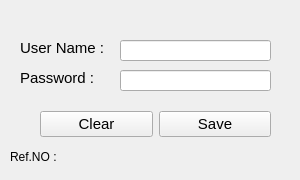
<?xml version="1.0" encoding="UTF-8"?>
<ui version="4.0">
 <class>New_Account</class>
 <widget class="QWidget" name="New_Account">
  <property name="geometry">
   <rect>
    <x>0</x>
    <y>0</y>
    <width>300</width>
    <height>180</height>
   </rect>
  </property>
  <property name="windowTitle">
   <string>Form</string>
  </property>
  <widget class="QLineEdit" name="lineEdit">
   <property name="geometry">
    <rect>
     <x>120</x>
     <y>40</y>
     <width>151</width>
     <height>21</height>
    </rect>
   </property>
   <property name="font">
    <font>
     <pointsize>11</pointsize>
    </font>
   </property>
  </widget>
  <widget class="QLineEdit" name="lineEdit_2">
   <property name="geometry">
    <rect>
     <x>120</x>
     <y>70</y>
     <width>151</width>
     <height>21</height>
    </rect>
   </property>
   <property name="font">
    <font>
     <pointsize>11</pointsize>
    </font>
   </property>
  </widget>
  <widget class="QLabel" name="label">
   <property name="geometry">
    <rect>
     <x>20</x>
     <y>40</y>
     <width>91</width>
     <height>16</height>
    </rect>
   </property>
   <property name="font">
    <font>
     <pointsize>11</pointsize>
    </font>
   </property>
   <property name="text">
    <string>User Name :</string>
   </property>
  </widget>
  <widget class="QLabel" name="label_2">
   <property name="geometry">
    <rect>
     <x>20</x>
     <y>70</y>
     <width>81</width>
     <height>16</height>
    </rect>
   </property>
   <property name="font">
    <font>
     <pointsize>11</pointsize>
    </font>
   </property>
   <property name="text">
    <string>Password :</string>
   </property>
  </widget>
  <widget class="QLabel" name="label_3">
   <property name="geometry">
    <rect>
     <x>10</x>
     <y>150</y>
     <width>47</width>
     <height>13</height>
    </rect>
   </property>
   <property name="text">
    <string>Ref.NO :</string>
   </property>
  </widget>
  <widget class="QLabel" name="label_4">
   <property name="geometry">
    <rect>
     <x>60</x>
     <y>150</y>
     <width>47</width>
     <height>13</height>
    </rect>
   </property>
   <property name="text">
    <string/>
   </property>
  </widget>
  <widget class="QWidget" name="">
   <property name="geometry">
    <rect>
     <x>40</x>
     <y>110</y>
     <width>231</width>
     <height>28</height>
    </rect>
   </property>
   <layout class="QHBoxLayout" name="horizontalLayout">
    <item>
     <widget class="QPushButton" name="pushButton_2">
      <property name="font">
       <font>
        <pointsize>11</pointsize>
       </font>
      </property>
      <property name="text">
       <string>Clear</string>
      </property>
     </widget>
    </item>
    <item>
     <widget class="QPushButton" name="pushButton">
      <property name="font">
       <font>
        <pointsize>11</pointsize>
       </font>
      </property>
      <property name="text">
       <string>Save</string>
      </property>
     </widget>
    </item>
   </layout>
  </widget>
 </widget>
 <resources/>
 <connections/>
</ui>
